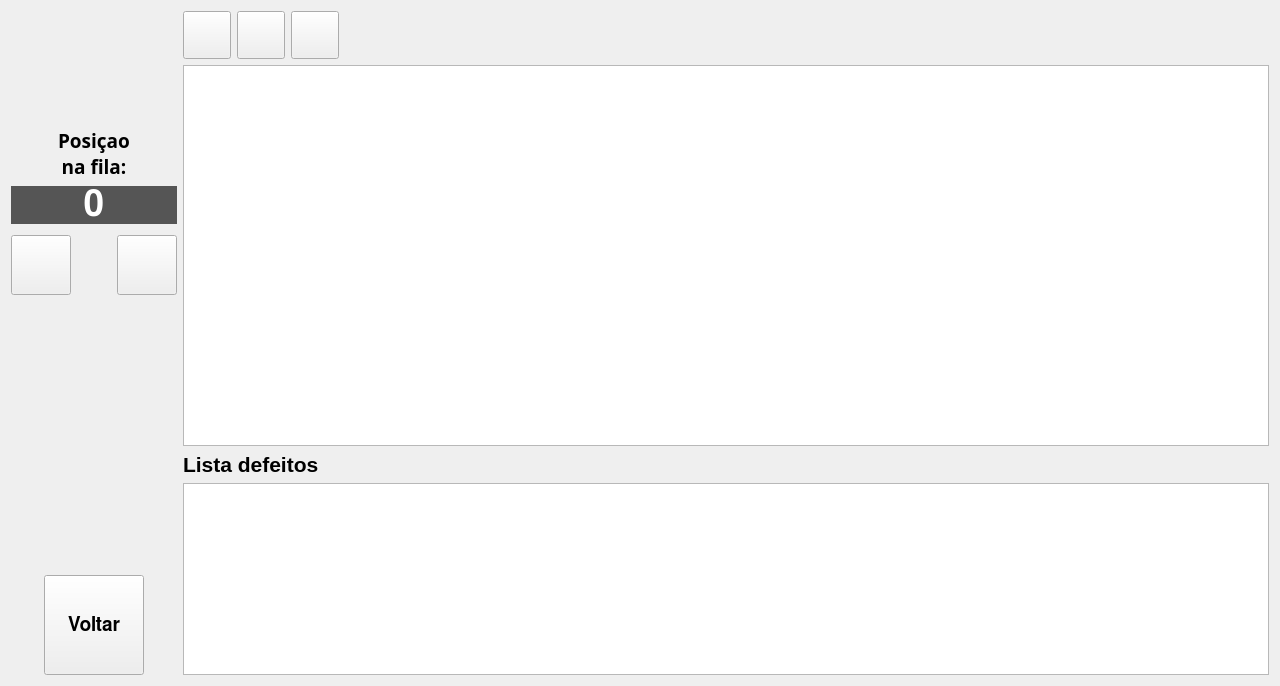
<?xml version="1.0" encoding="UTF-8"?>
<ui version="4.0">
 <class>FormImageLog</class>
 <widget class="QWidget" name="FormImageLog">
  <property name="geometry">
   <rect>
    <x>0</x>
    <y>0</y>
    <width>1280</width>
    <height>686</height>
   </rect>
  </property>
  <property name="minimumSize">
   <size>
    <width>1280</width>
    <height>686</height>
   </size>
  </property>
  <property name="maximumSize">
   <size>
    <width>16777215</width>
    <height>16777215</height>
   </size>
  </property>
  <property name="windowTitle">
   <string>Form</string>
  </property>
  <layout class="QHBoxLayout" name="horizontalLayout_4">
   <item>
    <layout class="QHBoxLayout" name="horizontalLayout_3" stretch="0,1">
     <item>
      <layout class="QVBoxLayout" name="verticalLayout">
       <item>
        <layout class="QVBoxLayout" name="verticalLayout_4">
         <item>
          <spacer name="verticalSpacer_2">
           <property name="orientation">
            <enum>Qt::Vertical</enum>
           </property>
           <property name="sizeHint" stdset="0">
            <size>
             <width>20</width>
             <height>40</height>
            </size>
           </property>
          </spacer>
         </item>
         <item>
          <widget class="QLabel" name="label">
           <property name="font">
            <font>
             <family>Noto Sans</family>
             <pointsize>14</pointsize>
             <weight>75</weight>
             <bold>true</bold>
            </font>
           </property>
           <property name="text">
            <string>Posiçao
na fila:</string>
           </property>
           <property name="alignment">
            <set>Qt::AlignCenter</set>
           </property>
          </widget>
         </item>
         <item>
          <widget class="QLabel" name="lbl_pos">
           <property name="minimumSize">
            <size>
             <width>0</width>
             <height>0</height>
            </size>
           </property>
           <property name="font">
            <font>
             <family>FreeSans</family>
             <pointsize>28</pointsize>
             <weight>75</weight>
             <bold>true</bold>
            </font>
           </property>
           <property name="styleSheet">
            <string notr="true">background-color: rgb(85, 85, 85);
color: rgb(255, 255, 255);</string>
           </property>
           <property name="text">
            <string>0</string>
           </property>
           <property name="alignment">
            <set>Qt::AlignCenter</set>
           </property>
          </widget>
         </item>
         <item>
          <layout class="QHBoxLayout" name="horizontalLayout">
           <item>
            <widget class="ButtonBeR" name="btn_prev">
             <property name="minimumSize">
              <size>
               <width>60</width>
               <height>60</height>
              </size>
             </property>
             <property name="maximumSize">
              <size>
               <width>50</width>
               <height>50</height>
              </size>
             </property>
             <property name="font">
              <font>
               <family>FreeSans</family>
               <pointsize>12</pointsize>
               <weight>75</weight>
               <bold>true</bold>
              </font>
             </property>
             <property name="text">
              <string/>
             </property>
             <property name="icon">
              <iconset resource="../res/icons.qrc">
               <normaloff>:/icons/arrow-left.png</normaloff>:/icons/arrow-left.png</iconset>
             </property>
             <property name="iconSize">
              <size>
               <width>32</width>
               <height>32</height>
              </size>
             </property>
             <property name="bgIcon">
              <iconset resource="../res/icons.qrc">
               <normaloff>:/icons/bt-blank.png</normaloff>
               <normalon>:/icons_br/bt-blank2.png</normalon>:/icons/bt-blank.png</iconset>
             </property>
             <property name="bgIconSize">
              <size>
               <width>60</width>
               <height>60</height>
              </size>
             </property>
            </widget>
           </item>
           <item>
            <spacer name="horizontalSpacer">
             <property name="orientation">
              <enum>Qt::Horizontal</enum>
             </property>
             <property name="sizeHint" stdset="0">
              <size>
               <width>40</width>
               <height>20</height>
              </size>
             </property>
            </spacer>
           </item>
           <item>
            <widget class="ButtonBeR" name="btn_next">
             <property name="minimumSize">
              <size>
               <width>60</width>
               <height>60</height>
              </size>
             </property>
             <property name="maximumSize">
              <size>
               <width>50</width>
               <height>50</height>
              </size>
             </property>
             <property name="font">
              <font>
               <family>FreeSans</family>
               <pointsize>12</pointsize>
               <weight>75</weight>
               <bold>true</bold>
              </font>
             </property>
             <property name="text">
              <string notr="true"/>
             </property>
             <property name="icon">
              <iconset resource="../res/icons.qrc">
               <normaloff>:/icons/arrow-right.png</normaloff>:/icons/arrow-right.png</iconset>
             </property>
             <property name="iconSize">
              <size>
               <width>32</width>
               <height>32</height>
              </size>
             </property>
             <property name="bgIcon">
              <iconset resource="../res/icons.qrc">
               <normaloff>:/icons/bt-blank.png</normaloff>
               <normalon>:/icons_br/bt-blank2.png</normalon>:/icons/bt-blank.png</iconset>
             </property>
             <property name="bgIconSize">
              <size>
               <width>60</width>
               <height>60</height>
              </size>
             </property>
            </widget>
           </item>
          </layout>
         </item>
        </layout>
       </item>
       <item>
        <spacer name="verticalSpacer_3">
         <property name="orientation">
          <enum>Qt::Vertical</enum>
         </property>
         <property name="sizeHint" stdset="0">
          <size>
           <width>20</width>
           <height>40</height>
          </size>
         </property>
        </spacer>
       </item>
       <item alignment="Qt::AlignHCenter">
        <widget class="ButtonBeR" name="btn_menu">
         <property name="minimumSize">
          <size>
           <width>100</width>
           <height>100</height>
          </size>
         </property>
         <property name="maximumSize">
          <size>
           <width>100</width>
           <height>100</height>
          </size>
         </property>
         <property name="font">
          <font>
           <family>FreeSans</family>
           <pointsize>14</pointsize>
           <weight>75</weight>
           <bold>true</bold>
          </font>
         </property>
         <property name="text">
          <string>Voltar</string>
         </property>
         <property name="icon">
          <iconset>
           <normaloff>:/icons/arrow-1-backward_0.png</normaloff>:/icons/arrow-1-backward_0.png</iconset>
         </property>
         <property name="iconSize">
          <size>
           <width>32</width>
           <height>32</height>
          </size>
         </property>
         <property name="bgIcon">
          <iconset resource="../res/icons.qrc">
           <normaloff>:/icons/bt-blank.png</normaloff>
           <normalon>:/icons_br/bt-blank2.png</normalon>:/icons/bt-blank.png</iconset>
         </property>
         <property name="bgIconSize">
          <size>
           <width>80</width>
           <height>80</height>
          </size>
         </property>
        </widget>
       </item>
      </layout>
     </item>
     <item>
      <layout class="QVBoxLayout" name="verticalLayout_5">
       <item>
        <layout class="QHBoxLayout" name="horizontalLayout_2">
         <item>
          <widget class="ButtonBeR" name="btn_zoom_in">
           <property name="minimumSize">
            <size>
             <width>48</width>
             <height>48</height>
            </size>
           </property>
           <property name="maximumSize">
            <size>
             <width>48</width>
             <height>48</height>
            </size>
           </property>
           <property name="focusPolicy">
            <enum>Qt::NoFocus</enum>
           </property>
           <property name="text">
            <string/>
           </property>
           <property name="icon">
            <iconset resource="../res/icons.qrc">
             <normaloff>:/icons/zoom_in.png</normaloff>:/icons/zoom_in.png</iconset>
           </property>
           <property name="iconSize">
            <size>
             <width>16</width>
             <height>16</height>
            </size>
           </property>
           <property name="autoRepeat">
            <bool>true</bool>
           </property>
           <property name="autoRepeatDelay">
            <number>600</number>
           </property>
           <property name="autoRepeatInterval">
            <number>250</number>
           </property>
           <property name="bgIcon">
            <iconset resource="../res/icons.qrc">
             <normaloff>:/icons/bt-blank.png</normaloff>
             <normalon>:/icons/bt-blank_pressed.png</normalon>:/icons/bt-blank.png</iconset>
           </property>
           <property name="bgIconSize">
            <size>
             <width>48</width>
             <height>48</height>
            </size>
           </property>
          </widget>
         </item>
         <item>
          <widget class="ButtonBeR" name="btn_zoom_out">
           <property name="minimumSize">
            <size>
             <width>48</width>
             <height>48</height>
            </size>
           </property>
           <property name="maximumSize">
            <size>
             <width>48</width>
             <height>48</height>
            </size>
           </property>
           <property name="focusPolicy">
            <enum>Qt::NoFocus</enum>
           </property>
           <property name="text">
            <string/>
           </property>
           <property name="icon">
            <iconset resource="../res/icons.qrc">
             <normaloff>:/icons/zoom_out.png</normaloff>:/icons/zoom_out.png</iconset>
           </property>
           <property name="iconSize">
            <size>
             <width>16</width>
             <height>16</height>
            </size>
           </property>
           <property name="autoRepeat">
            <bool>true</bool>
           </property>
           <property name="autoRepeatDelay">
            <number>600</number>
           </property>
           <property name="autoRepeatInterval">
            <number>250</number>
           </property>
           <property name="bgIcon">
            <iconset resource="../res/icons.qrc">
             <normaloff>:/icons/bt-blank.png</normaloff>
             <normalon>:/icons/bt-blank_pressed.png</normalon>:/icons/bt-blank.png</iconset>
           </property>
           <property name="bgIconSize">
            <size>
             <width>48</width>
             <height>48</height>
            </size>
           </property>
          </widget>
         </item>
         <item>
          <widget class="ButtonBeR" name="btn_zoom_fit">
           <property name="minimumSize">
            <size>
             <width>48</width>
             <height>48</height>
            </size>
           </property>
           <property name="maximumSize">
            <size>
             <width>48</width>
             <height>48</height>
            </size>
           </property>
           <property name="focusPolicy">
            <enum>Qt::NoFocus</enum>
           </property>
           <property name="text">
            <string/>
           </property>
           <property name="icon">
            <iconset resource="../res/icons.qrc">
             <normaloff>:/icons/zoom_fit.png</normaloff>:/icons/zoom_fit.png</iconset>
           </property>
           <property name="iconSize">
            <size>
             <width>16</width>
             <height>16</height>
            </size>
           </property>
           <property name="autoRepeat">
            <bool>true</bool>
           </property>
           <property name="autoRepeatDelay">
            <number>600</number>
           </property>
           <property name="autoRepeatInterval">
            <number>250</number>
           </property>
           <property name="bgIcon">
            <iconset resource="../res/icons.qrc">
             <normaloff>:/icons/bt-blank.png</normaloff>
             <normalon>:/icons/bt-blank_pressed.png</normalon>:/icons/bt-blank.png</iconset>
           </property>
           <property name="bgIconSize">
            <size>
             <width>48</width>
             <height>48</height>
            </size>
           </property>
          </widget>
         </item>
         <item>
          <spacer name="horizontalSpacer_3">
           <property name="focusPolicy">
            <enum>Qt::NoFocus</enum>
           </property>
           <property name="orientation">
            <enum>Qt::Horizontal</enum>
           </property>
           <property name="sizeHint" stdset="0">
            <size>
             <width>40</width>
             <height>20</height>
            </size>
           </property>
          </spacer>
         </item>
        </layout>
       </item>
       <item>
        <layout class="QVBoxLayout" name="verticalLayout_3" stretch="1,0">
         <item>
          <widget class="ImageDevice" name="imagedevice"/>
         </item>
         <item>
          <layout class="QVBoxLayout" name="verticalLayout_2">
           <item>
            <widget class="QLabel" name="label_2">
             <property name="font">
              <font>
               <pointsize>16</pointsize>
               <weight>75</weight>
               <bold>true</bold>
              </font>
             </property>
             <property name="text">
              <string>Lista defeitos</string>
             </property>
            </widget>
           </item>
           <item>
            <widget class="QTextEdit" name="textEdit"/>
           </item>
          </layout>
         </item>
        </layout>
       </item>
      </layout>
     </item>
    </layout>
   </item>
  </layout>
 </widget>
 <customwidgets>
  <customwidget>
   <class>ButtonBeR</class>
   <extends>QPushButton</extends>
   <header>buttonber.h</header>
  </customwidget>
  <customwidget>
   <class>ImageDevice</class>
   <extends>QGraphicsView</extends>
   <header location="global">mv/imagedevice.h</header>
   <slots>
    <slot>zoomFit()</slot>
    <slot>zoomIn()</slot>
    <slot>zoomOut()</slot>
    <slot>zoomFitItems()</slot>
    <slot>lockParent(bool)</slot>
    <slot>snap()</slot>
    <slot>Show()</slot>
    <slot>Hide()</slot>
   </slots>
  </customwidget>
 </customwidgets>
 <resources>
  <include location="../res/icons.qrc"/>
 </resources>
 <connections>
  <connection>
   <sender>btn_zoom_in</sender>
   <signal>clicked()</signal>
   <receiver>imagedevice</receiver>
   <slot>zoomIn()</slot>
   <hints>
    <hint type="sourcelabel">
     <x>228</x>
     <y>28</y>
    </hint>
    <hint type="destinationlabel">
     <x>230</x>
     <y>89</y>
    </hint>
   </hints>
  </connection>
  <connection>
   <sender>btn_zoom_out</sender>
   <signal>clicked()</signal>
   <receiver>imagedevice</receiver>
   <slot>zoomOut()</slot>
   <hints>
    <hint type="sourcelabel">
     <x>275</x>
     <y>31</y>
    </hint>
    <hint type="destinationlabel">
     <x>283</x>
     <y>79</y>
    </hint>
   </hints>
  </connection>
  <connection>
   <sender>btn_zoom_fit</sender>
   <signal>clicked()</signal>
   <receiver>imagedevice</receiver>
   <slot>zoomFitItems()</slot>
   <hints>
    <hint type="sourcelabel">
     <x>342</x>
     <y>36</y>
    </hint>
    <hint type="destinationlabel">
     <x>346</x>
     <y>125</y>
    </hint>
   </hints>
  </connection>
 </connections>
</ui>
